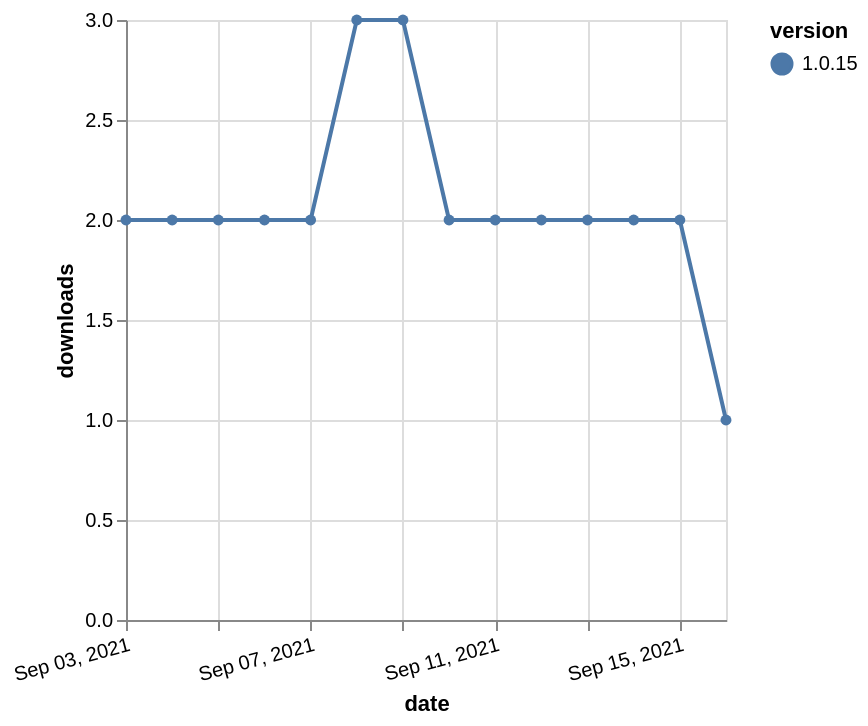

Specify this chart in Vega-Lite:
### Vega-Lite specification from a JSON file in a GitHub repository (floating-point values rounded to 4 significant figures)
{"$schema": "https://vega.github.io/schema/vega-lite/v5.json", "description": "A simple bar chart with embedded data.", "data": {"values": [{"date": "2021-09-03", "total": 973, "delta": 2, "version": "1.0.15"}, {"date": "2021-09-04", "total": 975, "delta": 2, "version": "1.0.15"}, {"date": "2021-09-05", "total": 977, "delta": 2, "version": "1.0.15"}, {"date": "2021-09-06", "total": 979, "delta": 2, "version": "1.0.15"}, {"date": "2021-09-07", "total": 981, "delta": 2, "version": "1.0.15"}, {"date": "2021-09-08", "total": 984, "delta": 3, "version": "1.0.15"}, {"date": "2021-09-09", "total": 987, "delta": 3, "version": "1.0.15"}, {"date": "2021-09-10", "total": 989, "delta": 2, "version": "1.0.15"}, {"date": "2021-09-11", "total": 991, "delta": 2, "version": "1.0.15"}, {"date": "2021-09-12", "total": 993, "delta": 2, "version": "1.0.15"}, {"date": "2021-09-13", "total": 995, "delta": 2, "version": "1.0.15"}, {"date": "2021-09-14", "total": 997, "delta": 2, "version": "1.0.15"}, {"date": "2021-09-15", "total": 999, "delta": 2, "version": "1.0.15"}, {"date": "2021-09-16", "total": 1000, "delta": 1, "version": "1.0.15"}]}, "width": "container", "mark": {"type": "line", "point": {"filled": true}}, "encoding": {"x": {"field": "date", "type": "temporal", "timeUnit": "yearmonthdate", "title": "date", "axis": {"labelAngle": -15}}, "y": {"field": "delta", "type": "quantitative", "title": "downloads"}, "color": {"field": "version", "type": "nominal"}, "tooltip": {"field": "delta"}}}
